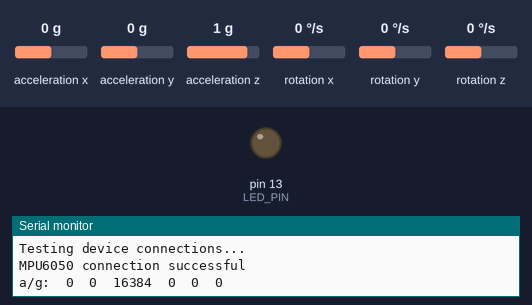
Simulated run of this sketch. Board: Arduino Uno, built with avr-gcc and run on an emulated ATmega328P. On the bench: output pins drawn as LEDs (lit = HIGH), the last lines printed to the serial monitor. The test bench sets the inputs (shaded band); at power-on: acceleration x 0 g, acceleration y 0 g, acceleration z 1 g, rotation x 0 °/s, rotation y 0 °/s, rotation z 0 °/s.

Above: at 16.0 s.
At 18.0 s:
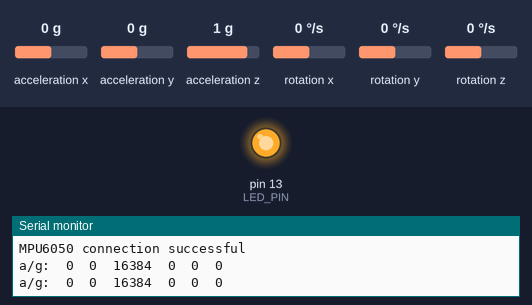
Timing chart, 0 to 20.2 s (numbered marks = the images above):
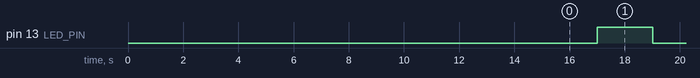

The sketch:

MPU6050_rawCorrected.ino
```cpp
// I2C device class (I2Cdev) demonstration Arduino sketch for MPU6050 class
// 10/7/2011 by Jeff Rowberg <jeff@rowberg.net>
// Updates should (hopefully) always be available at https://github.com/jrowberg/i2cdevlib
//
// Changelog:
//      2013-05-08 - added multiple output formats
//                 - added seamless Fastwire support
//      2011-10-07 - initial release

/* ============================================
I2Cdev device library code is placed under the MIT license
Copyright (c) 2011 Jeff Rowberg

Permission is hereby granted, free of charge, to any person obtaining a copy
of this software and associated documentation files (the "Software"), to deal
in the Software without restriction, including without limitation the rights
to use, copy, modify, merge, publish, distribute, sublicense, and/or sell
copies of the Software, and to permit persons to whom the Software is
furnished to do so, subject to the following conditions:

The above copyright notice and this permission notice shall be included in
all copies or substantial portions of the Software.

THE SOFTWARE IS PROVIDED "AS IS", WITHOUT WARRANTY OF ANY KIND, EXPRESS OR
IMPLIED, INCLUDING BUT NOT LIMITED TO THE WARRANTIES OF MERCHANTABILITY,
FITNESS FOR A PARTICULAR PURPOSE AND NONINFRINGEMENT. IN NO EVENT SHALL THE
AUTHORS OR COPYRIGHT HOLDERS BE LIABLE FOR ANY CLAIM, DAMAGES OR OTHER
LIABILITY, WHETHER IN AN ACTION OF CONTRACT, TORT OR OTHERWISE, ARISING FROM,
OUT OF OR IN CONNECTION WITH THE SOFTWARE OR THE USE OR OTHER DEALINGS IN
THE SOFTWARE.
===============================================
*/

// I2Cdev and MPU6050 must be installed as libraries, or else the .cpp/.h files
// for both classes must be in the include path of your project
#include "I2Cdev.h"
#include "MPU6050.h"


// Arduino Wire library is required if I2Cdev I2CDEV_ARDUINO_WIRE implementation
// is used in I2Cdev.h
#if I2CDEV_IMPLEMENTATION == I2CDEV_ARDUINO_WIRE
    #include "Wire.h"
#endif

// class default I2C address is 0x68
// specific I2C addresses may be passed as a parameter here
// AD0 low = 0x68 (default for InvenSense evaluation board)
// AD0 high = 0x69
MPU6050 accelgyro;
//MPU6050 accelgyro(0x69); // <-- use for AD0 high

int16_t ax, ay, az;
int16_t gx, gy, gz;


// uncomment "OUTPUT_READABLE_ACCELGYRO" if you want to see a tab-separated
// list of the accel X/Y/Z and then gyro X/Y/Z values in decimal. Easy to read,
// not so easy to parse, and slow(er) over UART.
#define OUTPUT_READABLE_ACCELGYRO

// uncomment "OUTPUT_BINARY_ACCELGYRO" to send all 6 axes of data as 16-bit
// binary, one right after the other. This is very fast (as fast as possible
// without compression or data loss), and easy to parse, but impossible to read
// for a human.
//#define OUTPUT_BINARY_ACCELGYRO
#define MPU6050_ACCEL_OFFSET_X -1522
#define MPU6050_ACCEL_OFFSET_Y 1522
#define MPU6050_ACCEL_OFFSET_Z 1079
#define MPU6050_GYRO_OFFSET_X  17
#define MPU6050_GYRO_OFFSET_Y  -1
#define MPU6050_GYRO_OFFSET_Z  18

#define LED_PIN 13
bool blinkState = false;

void setup() {
    // join I2C bus (I2Cdev library doesn't do this automatically)
    #if I2CDEV_IMPLEMENTATION == I2CDEV_ARDUINO_WIRE
        Wire.begin();

    #elif I2CDEV_IMPLEMENTATION == I2CDEV_BUILTIN_FASTWIRE
        Fastwire::setup(400, true);
    #endif

    // initialize serial communication
    // (38400 chosen because it works as well at 8MHz as it does at 16MHz, but
    // it's really up to you depending on your project)
    Serial.begin(38400);

    // initialize device
    Serial.println("Initializing I2C devices...");
    accelgyro.initialize();
    // verify connection
    Serial.println("Testing device connections...");
    Serial.println(accelgyro.testConnection() ? "MPU6050 connection successful" : "MPU6050 connection failed");
        accelgyro.setXAccelOffset(MPU6050_ACCEL_OFFSET_X);
        accelgyro.setYAccelOffset(MPU6050_ACCEL_OFFSET_Y);
        accelgyro.setZAccelOffset(MPU6050_ACCEL_OFFSET_Z);
        accelgyro.setXGyroOffset(MPU6050_GYRO_OFFSET_X);
        accelgyro.setYGyroOffset(MPU6050_GYRO_OFFSET_Y);
        accelgyro.setZGyroOffset(MPU6050_GYRO_OFFSET_Z);
    // use the code below to change accel/gyro offset values


    Serial.print("\n");

    delay(15000);
    // configure Arduino LED for
    pinMode(LED_PIN, OUTPUT);
}

void loop() {
    // read raw accel/gyro measurements from device
    accelgyro.getMotion6(&ax, &ay, &az, &gx, &gy, &gz);

    // these methods (and a few others) are also available
    //accelgyro.getAcceleration(&ax, &ay, &az);
    //accelgyro.getRotation(&gx, &gy, &gz);

    #ifdef OUTPUT_READABLE_ACCELGYRO
        // display tab-separated accel/gyro x/y/z values
        Serial.print("a/g:\t");
        Serial.print(ax); Serial.print("\t");
        Serial.print(ay); Serial.print("\t");
        Serial.print(az); Serial.print("\t");
        Serial.print(gx); Serial.print("\t");
        Serial.print(gy); Serial.print("\t");
        Serial.println(gz);
        delay(2000);
    #endif

    #ifdef OUTPUT_BINARY_ACCELGYRO
        Serial.write((uint8_t)(ax >> 8)); Serial.write((uint8_t)(ax & 0xFF));
        Serial.write((uint8_t)(ay >> 8)); Serial.write((uint8_t)(ay & 0xFF));
        Serial.write((uint8_t)(az >> 8)); Serial.write((uint8_t)(az & 0xFF));
        Serial.write((uint8_t)(gx >> 8)); Serial.write((uint8_t)(gx & 0xFF));
        Serial.write((uint8_t)(gy >> 8)); Serial.write((uint8_t)(gy & 0xFF));
        Serial.write((uint8_t)(gz >> 8)); Serial.write((uint8_t)(gz & 0xFF));
    #endif

    // blink LED to indicate activity
    blinkState = !blinkState;
    digitalWrite(LED_PIN, blinkState);
}
```

Measured:
- by itself, pin 13 (LED_PIN): alternates HIGH for 2.0 s and LOW for 2.0 s
